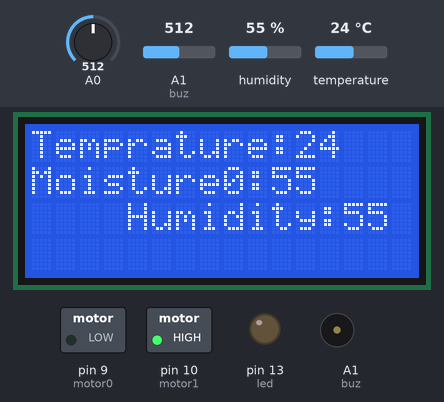
Bench run of a sketch on a simulated Arduino Uno, built with avr-gcc and run on an emulated ATmega328P. Shown: 16×4 character LCD, switched loads named in the sketch (green lamp = pin HIGH), output pins drawn as LEDs (lit = HIGH), buzzer (waves = sounding). Dashed ring = blinking. The test bench sets the inputs (shaded band); at power-on: A0 = 512, humidity 55 %, A1 (buz) = 512, temperature 24 °C. Pins used as bus, display or sensor lines are not drawn; what the sketch prints to the serial monitor is not drawn.

Above: at 0.91 s.
1.3 s: A0 set to 541
At 1.58 s:
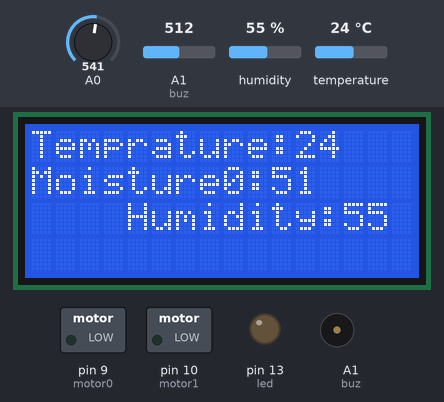
2.9 s: A0 set to 573
At 3.68 s:
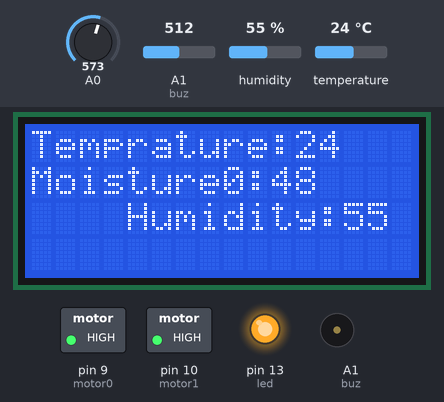
5.2 s: A0 set to 306
At 5.42 s:
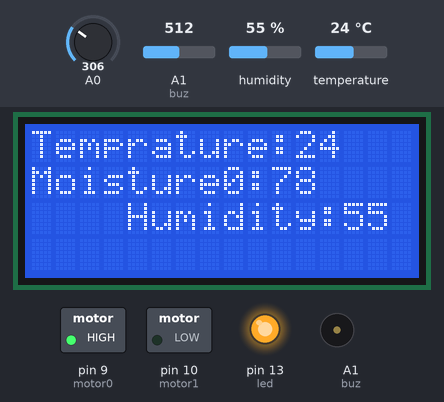
6.9 s: humidity set to 22 %
At 7.53 s:
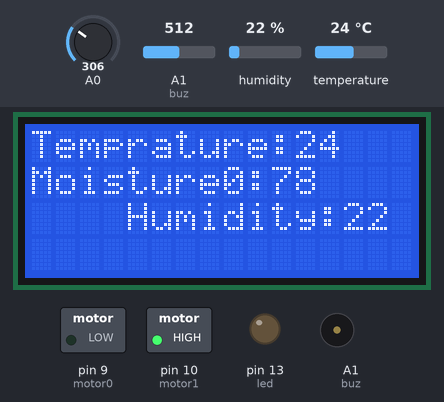
8.7 s: A1 (buz) set to 807
11.7 s: A1 (buz) set to 837
At 12.4 s:
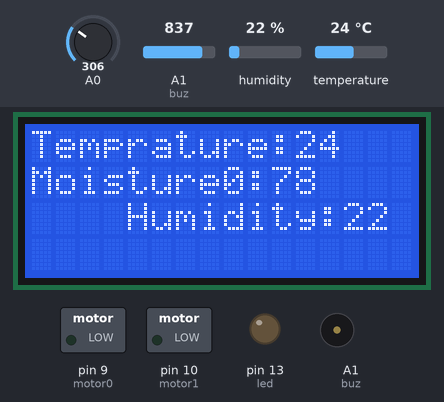
Timing chart, 0 to 14.5 s (numbered marks = the images above; inputs shaded):
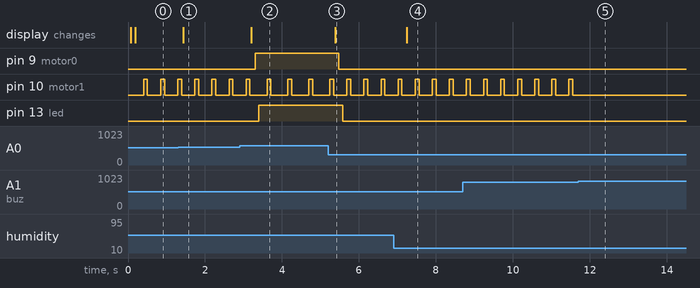

The sketch:

SIH_2023.ino
```cpp
#include <dht11.h>
#include <DHT.h>
#include <DHT_U.h>
#include <DHT.h>
#include <DHT_U.h>
#include <Adafruit_Sensor.h>
#include <DHT.h>
#include <DHT_U.h>
#include <LiquidCrystal.h>
#include <SoftwareSerial.h>
#include <dht11.h>
#define RX 2
#define TX 3
#define dht_apin 8 // Analog Pin sensor is connected
dht11 dhtObject;
int valSensor0 = 1;
//int valSensor1 = 1;
const int dry = 1000;
const int wet = 100;
int motor0 = 9;
int motor1 = 10;
int led = 13;
int buz = A1;
SoftwareSerial esp8266(RX,TX);
const int rs = 12, en = 11, d4 = 7, d5 = 6, d6 = 5, d7 = 4;
LiquidCrystal lcd(rs, en, d4, d5, d6, d7);
void setup() {
Serial.begin(115200);
lcd.begin(16, 4);
pinMode(motor0,OUTPUT);
pinMode(motor1,OUTPUT);
Serial.begin(9600);
pinMode(led, OUTPUT);
pinMode(buz,OUTPUT);
}
void loop() {
lcd.setCursor(0, 1);
lcd.print("Moisture0:");
lcd.print(getMoistureValue0());
lcd.setCursor(0, 0);
lcd.print("Temprature:");
lcd.print(getTemperatureValue());
lcd.setCursor(4, 2);
lcd.print("Humidity:");
lcd.print(getHumidityValue());
lcd.setCursor(4, 3);
//lcd.print("Moisture1:");
//lcd.print(getMoistureValue1());
tone(buz,10000,5000);
noTone(A1);
if ( getMoistureValue0() < 50 )
//Serial.print(" Soil Moisture0 % = ");
{
digitalWrite(motor0, HIGH);
delay(100);
digitalWrite(led,HIGH);
delay(100);
digitalWrite(buz,HIGH);
delay(100);
}
else {
digitalWrite(motor0, LOW);
delay(100);
digitalWrite(led,LOW);
delay(100);
}
if ( getMoistureValue1()> 20 )
{
digitalWrite(motor1, HIGH);
delay(100);
digitalWrite(motor1, LOW);
}
else {
digitalWrite(motor1, LOW);
}
}
int getMoistureValue0(){
int sensorVal0 = analogRead(A0);
int percentageHumidity0 = map(sensorVal0, wet, dry, 100, 0);
Serial.print(" Soil Moisture0 % = ");
Serial.print(percentageHumidity0 );
delay(10);
return int(percentageHumidity0);
}
int getMoistureValue1(){
int sensorVal1 = analogRead(A1);
int percentageHumidity1 = map(sensorVal1, wet, dry, 100, 0);
Serial.print(" Soil Moisture1 % = ");
Serial.print(percentageHumidity1 );
delay(10);
return int(percentageHumidity1);
}
String getTemperatureValue(){
dhtObject.read(dht_apin);
Serial.println(" Temperature(C)= ");
int temp = dhtObject.temperature;
Serial.println(temp);
delay(50);
return String(temp);
}
String getHumidityValue(){
dhtObject.read(dht_apin);
Serial.print(" Humidity in %= ");
int humidity = dhtObject.humidity;
Serial.println(humidity);
delay(10);
return String(humidity);
}
```

Measured:
- the behaviour switches between 558 and 559 on A0 (found by bisection; images 1 and 2)
- the behaviour switches between 819 and 820 on A1 (buz) (found by bisection; images 4 and 5)
- after the input at 1.3 s, the display: changes after 0.13 s (image 1)
- after the input at 2.9 s, pin 9 (motor0): LOW → HIGH after 0.40 s; pin 13 (led): LOW → HIGH after 0.50 s; the display: changes after 0.31 s (image 2)
- after the input at 5.2 s, pin 9 (motor0): HIGH → LOW after 0.28 s; pin 13 (led): HIGH → LOW after 0.38 s; the display: changes after 0.18 s (image 3)
- after the input at 6.9 s, the display: changes after 0.34 s (image 4)
- after the input at 11.7 s, pin 10 (motor1): stops changing and stays LOW
- by itself, pin 10 (motor1): alternates HIGH for 0.10 s and LOW for 0.34 s
